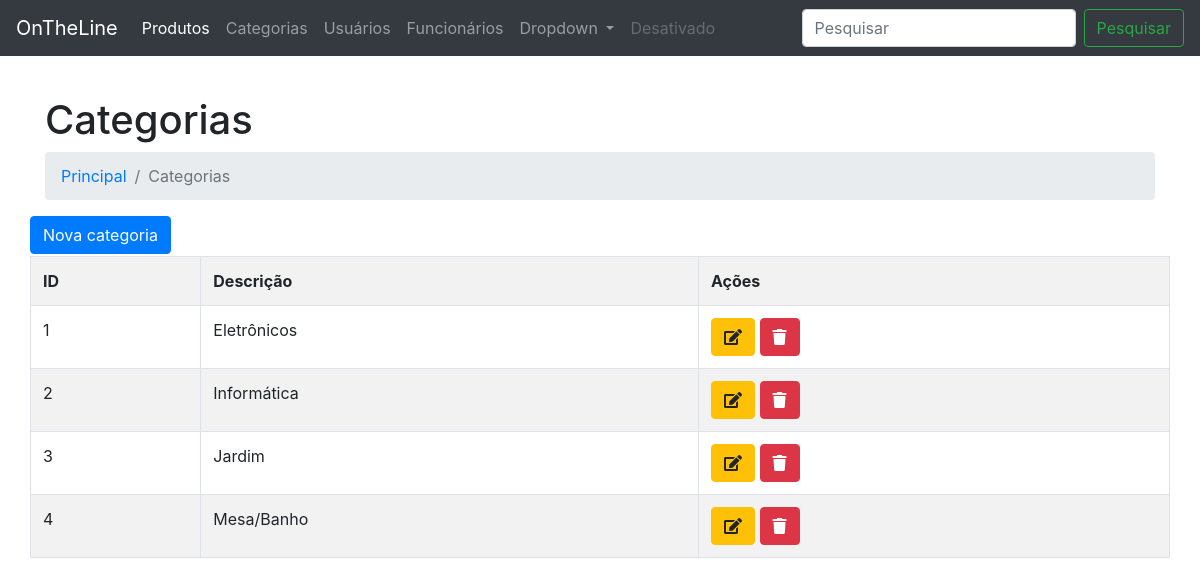
The page /sistema-loja/categorias.php on the database its author committed.
### tables this page shows
CREATE TABLE `categoria` (
  `id` int(11) NOT NULL AUTO_INCREMENT,
  `descricao` varchar(45) NOT NULL,
  PRIMARY KEY (`id`)
);

### sistema-loja/categorias.php (the view, shortened to what this page needs)
<?php
	require "includes/connection.php";
	$sql_categorias = "SELECT * FROM categoria;";
	$categorias = $conexao->query($sql_categorias);
	include "layout/header.php";
	include "layout/menu.php";
?>
<div class="container">
	<p>&nbsp;</p>
	<h1>Categorias</h1>
	<div class="row">
		<div class="col">
			<nav aria-label="breadcrumb">
			  <ol class="breadcrumb">
			    <li class="breadcrumb-item"><a href="principal.php">Principal</a></li>
			    <li class="breadcrumb-item active" aria-current="page">Categorias</li>
			  </ol>
			</nav>
		</div>
	</div>
	<div class="row">
		<div class="">
			<a href="nova-categoria.php" class="btn btn-primary">
				Nova categoria
			</a>
		</div>
		<p>&nbsp;</p>
		<table class="table table-bordered table-striped table-hover">
			<tr>
				<th>ID</th>
				<th>Descrição</th>
				<th>Ações</th>
			</tr>
			<?php while($categoria = $categorias->fetch_array(MYSQLI_ASSOC)) { ?>
				<tr>
					<td><?php echo $categoria['id']; ?></td>
					<td><?php echo $categoria['descricao']; ?></td>
					<td>
						<a href="editar-categoria.php?id=<?php echo $categoria['id']; ?>" class="btn btn-warning">
							<i class="fas fa-edit"></i>
						</a>
						<a href="deleta-categoria.php?id=<?php echo $categoria['id']; ?>" class="btn btn-danger" onclick="return confirm('Deseja realmente deletar?')">
							<i class="fas fa-trash"></i>
						</a>
					</td>
				</tr>
			<?php } ?>
		</table>
	</div>
</div>
<?php include "layout/footer.php"; ?>

### sistema-loja/css/all.css (style rules this page uses)
.fa,.fab,.fal,.far,.fas { -moz-osx-font-smoothing:grayscale;-webkit-font-smoothing:antialiased;display:inline-block;font-style:normal;font-variant:normal;text-rendering:auto;line-height:1 }
.fa-edit:before { content:"\f044" }
.fa-trash:before { content:"\f1f8" }
.fa,.far,.fas { font-family:"Font Awesome 5 Free" }
.fa,.fas { font-weight:900 }

### rows shown on the page
categoria: id "1", descricao "Eletrônicos"
categoria: id "2", descricao "Informática"
categoria: id "3", descricao "Jardim"
categoria: id "4", descricao "Mesa/Banho"
